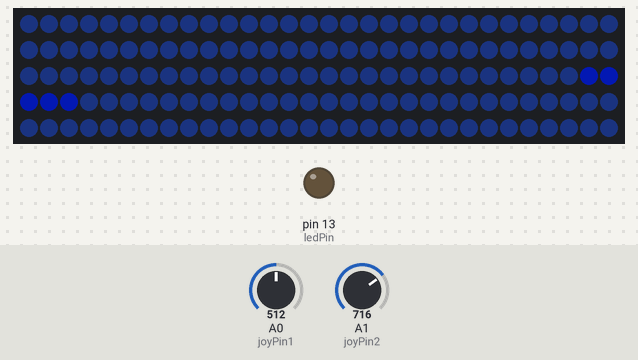
A sketch run on a simulated Arduino Uno, built with avr-gcc and run on an emulated ATmega328P. Shown: 150 RGB LEDs in strip order, left to right, continuing on the next row, output pins drawn as LEDs (lit = HIGH). The test bench sets the inputs (shaded band); at power-on: A1 (joyPin2) = 512, A0 (joyPin1) = 512. Dim RGB values are drawn brighter than linear; what the sketch prints to the serial monitor is not drawn.

1.3 s: A1 (joyPin2) set to 716
Above: at 2.0 s.
2.8 s: A1 (joyPin2) set to 900
4.3 s: A1 (joyPin2) set to 1023
Timing chart, 0 to 7.3 s (numbered marks = the images above; inputs shaded):
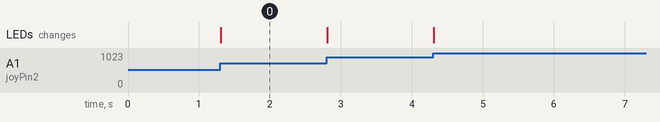

The sketch:

joystick_neo_test.ino
```cpp
/* Read Jostick
  * ------------
  *
  * Reads two analog pins that are supposed to be
  * connected to a jostick made of two potentiometers
  *
  * We send three bytes back to the comp: one header and two
  * with data as signed bytes, this will take the form:
  *     Jxy\r\n
  *
  * x and y are integers and sent in ASCII
  *
  * http://www.0j0.org | http://arduino.berlios.de
  * copyleft 2005 DojoDave for DojoCorp
  */

#include <Adafruit_NeoPixel.h>
#define PIN            4
#define NUMPIXELS      150

Adafruit_NeoPixel pixels = Adafruit_NeoPixel(NUMPIXELS, PIN, NEO_GRB + NEO_KHZ800);


 int ledPin = 13;
 int joyPin1 = 0;                 // slider variable connecetd to analog pin 0
 int joyPin2 = 1;                 // slider variable connecetd to analog pin 1
 int value1 = 0;                  // variable to read the value from the analog pin 0
 int value2 = 0;                  // variable to read the value from the analog pin 1

int center1 = 0;
int center2 = 0;

void all_pixels( int r, int g, int b){
  for( int i=0; i<NUMPIXELS; i++)
    pixels.setPixelColor( i, pixels.Color(r, g, b) );
}

void x_pixels( int beg, int num, int r, int g, int b){
  for( int i=beg; i<beg+num; i++)
    pixels.setPixelColor( i, pixels.Color(r, g, b) );
}


 void setup() {
  pinMode(ledPin, OUTPUT);              // initializes digital pins 0 to 7 as outputs
  Serial.begin(115200);

  pixels.begin();

  center1 = (analogRead(joyPin1));
  center2 = (analogRead(joyPin2));
 }

 char treatValue(int data) {
  return (data / 8);
 }

int x = 0;
int y = 0;

 void loop() {
  // reads the value of the variable resistor

  value1 = (analogRead(joyPin1)) -center1;
  value1 = treatValue(value1);

  // this small pause is needed between reading
  // analog pins, otherwise we get the same value twice
  //delay(100);
  // reads the value of the variable resistor
  value2 = (analogRead(joyPin2)) -center2;
  value2 = treatValue(value2);


  if( x != value2){
    x = value2;
    Serial.print("J\t");
    Serial.print(x);
    Serial.print("\t");
    Serial.println(y);
    all_pixels(1,2,5);
    x_pixels(x+63,5,  1,8,60 );
    pixels.show();
  }
  if( y != value1){
    y = value1;
    Serial.print("J\t");
    Serial.print(x);
    Serial.print("\t");
    Serial.println(y);
  }


  // Eo loop
 }


 // *     ---
```

Measured:
- after the input at 1.3 s, the LEDs: change at once (image 0)
